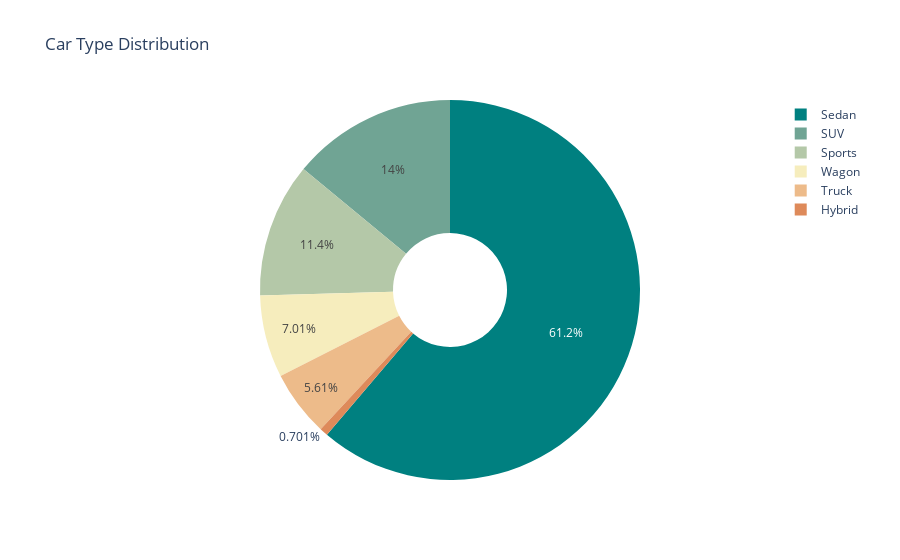

The notebook cell saved with this chart:
### Code cell
fig = px.pie(values=df.Type.value_counts(),names=df.Type.value_counts().index,title='Car Type Distribution',
             hole=0.3,color_discrete_sequence=px.colors.diverging.Geyser)
fig.show()

### Figure 1 — Plotly figure (JSON) as saved in the notebook; plotly's stock layout.template omitted (floating-point values rounded to 4 significant figures)
{"data": [{"domain": {"x": [0, 1], "y": [0, 1]}, "hole": 0.3, "hovertemplate": "label=%{label}<br>value=%{value}<extra></extra>", "labels": ["Sedan", "SUV", "Sports", "Wagon", "Truck", "Hybrid"], "legendgroup": "", "name": "", "showlegend": true, "type": "pie", "values": [262, 60, 49, 30, 24, 3]}], "layout": {"legend": {"tracegroupgap": 0}, "piecolorway": ["rgb(0, 128, 128)", "rgb(112, 164, 148)", "rgb(180, 200, 168)", "rgb(246, 237, 189)", "rgb(237, 187, 138)", "rgb(222, 138, 90)", "rgb(202, 86, 44)"], "title": {"text": "Car Type Distribution"}}}
